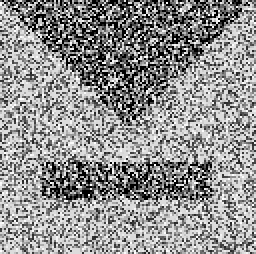
#> input picture noise.png, 128 x 127 px (shown 2 times larger)
$ python -i GeneralProcess.py   (imports and definitions only)   (older library calls are emulated)
#> lines starting #> are read from the running program, lines starting #| are printed output that depends on the picture; after the words box and inside, x2 and y2 are one past the last pixel; in counts of white or black regions, pixels touching at a corner belong together
#> further down, picture is the input picture: shape (127, 128); min 0, max 255, mean 144.6
# -*- coding: utf-8 -*-
#
"""
This script mostly contains general algorithms I developed for image analysis.
Not all of them are useful and proper. And they are under constant development.
"""

import numpy as np
import matplotlib.pyplot as plt
import skimage.morphology as skimorph
import skimage.filters as skifilter
import sklearn.neighbors as skneighbor
import scipy.odr as spyodr
import scipy as spy
from scipy.ndimage import gaussian_filter
import sklearn.mixture as skMixture
from scipy.optimize import curve_fit
from skimage import exposure

# [11 lines left out: functions PixDistribution, BiGaussCDF, not called in this run]

def BiGauss(x, A, mu1, sigma1, mu2, sigma2):
    B = 1 / (np.sqrt(2*np.pi) * (A * sigma1 + sigma2))
    return B * (A * np.exp(-(x-mu1)**2/(2*sigma1**2)) + np.exp(-(x-mu2)**2/(2*sigma2**2)))

# [97 lines left out: functions BiGaussCDFThres, GaussianMixThres, KernelThresh, not called in this run]


def BinaryConverter(image, thres='otsu', scale=1):
    """Convert the image into a binary image.

    Parameters
    ----------
    thres : string or int, default 'otsu'
        If thres is 'otsu' then the threshold is choosen using the otsu method. If
        thres is a number then the number is used directly as threshold
    scale : float
        Scale the threshold by this number
    iterations : int
        Iteration for the binary opening operation. Larger number will remove the residue
    remove_label : Boolean
        Weathre to remove the SEM labels with scale bars and other information

    Returns
    -------
    bi_fig : (N, M) ndarray
        The binary image
    """
#> called with thres = 'otsu', scale = 1
    if thres == 'otsu':
        thrs = skifilter.threshold_otsu(image, nbins=1024)
#> thrs = 133
    else:
        thrs = thres
    bi_fig = image <= (thrs * scale)
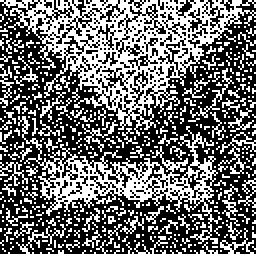
#> bi_fig: shape (127, 128) bool (shown 2 times larger); 42% white in thin lines or dots

# [4 lines of commented-out code are left out]
    bi_fig = skimorph.binary_opening(bi_fig)
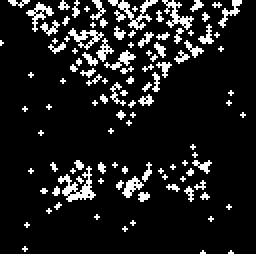
#> bi_fig: shape (127, 128) bool (shown 2 times larger); 11.4% white in thin lines or dots
    bi_fig = skimorph.binary_closing(bi_fig)
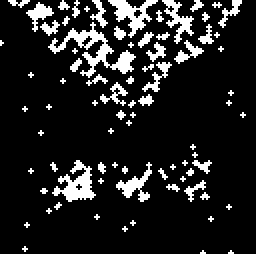
#> bi_fig: shape (127, 128) bool (shown 2 times larger); 13% white; 79 white regions (56 under 20 px), largest, box (x1, y1, x2, y2) and area: (24, 11, 68, 39) 324, (26, 80, 48, 101) 210, (54, 0, 79, 19) 180
    return bi_fig

# [86 lines left out: functions BinaryDialateEdge, BinaryErosionEdge, Intersection, ThreePointOrien, SegmentIntersect, AnisotropicFilter1D and 2 more, not called in this run]


def ScaleFourth(x, kappa):
    return 1 - np.exp(-3.31488 / (x/kappa**2)**4)

# [89 lines left out: functions ReguIsoNonlinear, EdgeEnhance2D, DiffTensor, DiffStep2D, not called in this run]


def Logistic(x, x0, y0, k, c):
     y = c / (1 + np.exp(-k*(x - x0))) + y0
     return y

# [35 lines left out: functions LogisGradPercent, SigmoEdge, not called in this run]

def LogiLorent(x, x0, y0, k, c, x_L, G):
    y = c / (1 + np.exp(-k*(x - x0))) + y0 + G**2 / (4 * (x - x_L)**2 + G**2)
    return y

def LogiGaussian(x, x0, y0, k, c, A, mu, sigma):
    y = c / (1 + np.exp(-k*(x - x0))) + y0 + A * np.exp(-(x - mu)**2 / (2*sigma**2))
    return y

# [551 lines left out: functions LGSemEdge, LGStemEdge, StraightLine, LogiPlateau, LPSemEdge, GradSlop and 4 more, not called in this run]

vTriLinBend = np.vectorize(TriLineBend)

# [17 lines left out: functions TriLineBendFunction, TriLineFit, not called in this run]

def LineByTwoPoints(x, x1, y1, x2, y2):
    y = ((x - x1) * y2 - (x - x2) * y1) / (x2 - x1)
    return y


# [17 lines left out: function OneDCornerDetection, not called in this run]

def OneDCornerFunction(coef, x):
    const, dis_continu, slope = coef
    return const + (x - dis_continu) * slope * (x > dis_continu)


def MonotonFind(arr, target):
    return np.where(np.diff(np.sign(arr - target)))[0]


# [179 lines left out: function WLCBotCD_Manu, not called in this run]

>>> import cv2
>>> picture = cv2.imread('../../noise.png', cv2.IMREAD_GRAYSCALE)
>>> result = BinaryConverter(picture)
